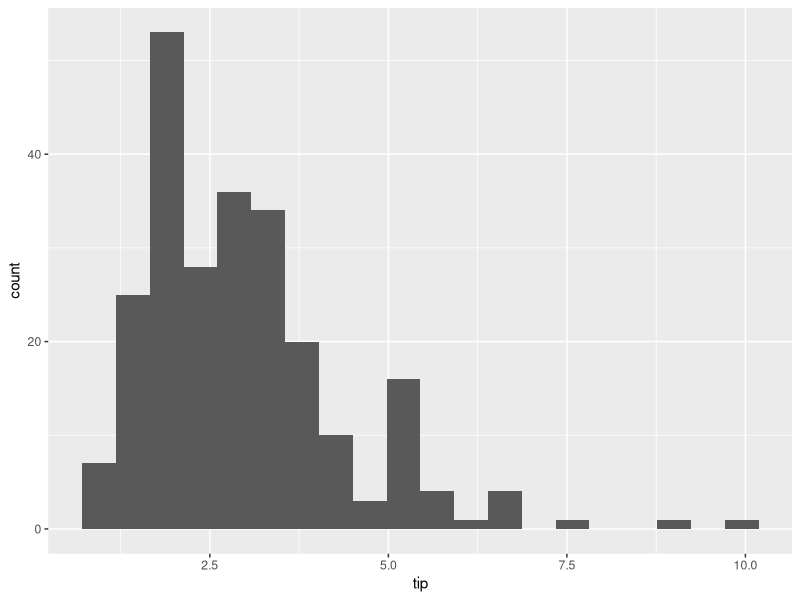

Write R code to recreate this figure.
data(tips, package='reshape2')

head(tips)

tips$tip
mean(tips$tip)

library(ggplot2)
ggplot(tips, aes(x=tip)) + geom_histogram(bins=20)

sd(tips$tip)

t.test(tips$tip, mu=2.99, alternative='two.sided')

head(tips)

t.test(tip ~ sex, data=tips, var.equal=TRUE)
